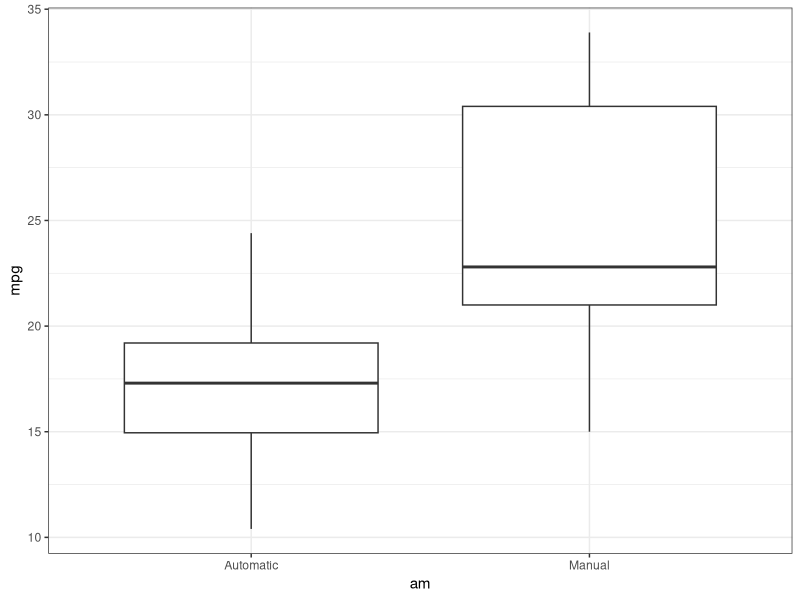
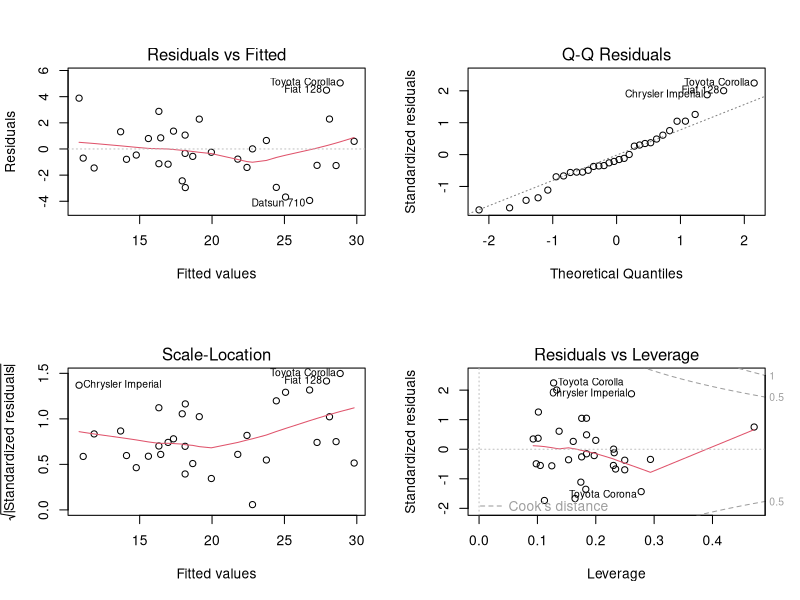

Write the R code that produced these figures, in order.
## ---- chunk 1
library(ggplot2)
data(mtcars)
summary(mtcars)
mtcars$cyl  <- factor(mtcars$cyl)
mtcars$vs   <- factor(mtcars$vs)
mtcars$gear <- factor(mtcars$gear)
mtcars$carb <- factor(mtcars$carb)
mtcars$am   <- factor(mtcars$am,labels=c("Automatic","Manual"))
## ---- chunk 2
t.test(mpg~am,data=mtcars)
## ---- chunk 3
model.initial<-lm(mpg ~ am,data=mtcars)
model.allvars<-lm(mpg ~ .,data=mtcars)
model.final<-step(model.allvars,direction="both",trace=0)
summary(model.final)
## ---- chunk 4
anova(model.initial,model.final)
## ---- chunk 5
ggplot(mtcars,aes(x=am,y=mpg))+geom_boxplot()+theme_bw()
## ---- chunk 6
summary(model.initial)
summary(model.allvars)
## ---- chunk 7
par(mfrow=c(2,2))
plot(model.final)
## ---- chunk 8
sort(hatvalues(model.final))[1:5]
sort(dfbetas(model.final))[1:5]
